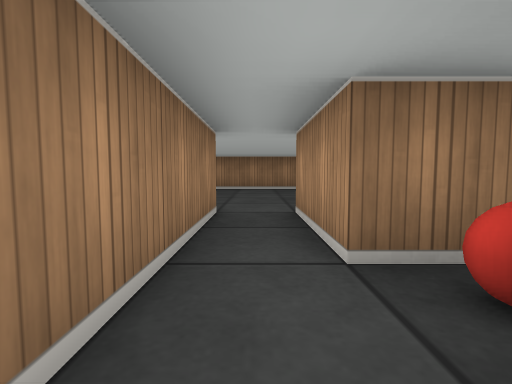
[1] (above)

22 first-person views from a walk through a cub3D maze. The camera is about half as high as the walls, tilts 4° down and sees 85° across. The floor is counted in squares. Each view is taken from the middle of a square. On the plan, view 1 faces up. The plan holds only what a view shows up to about 9 squares ahead; the rest is blank.

[2]
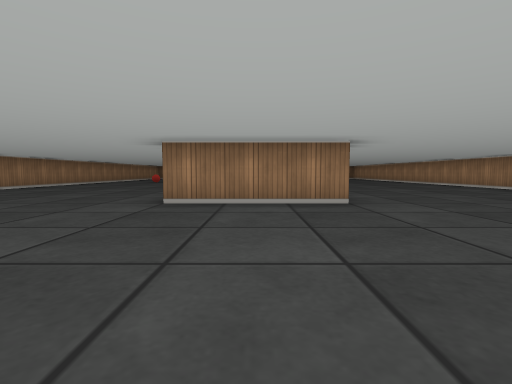

[3]
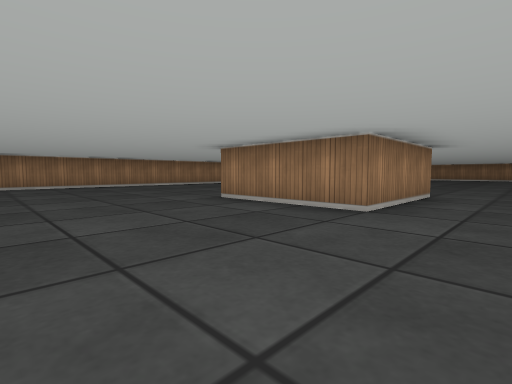

[4]
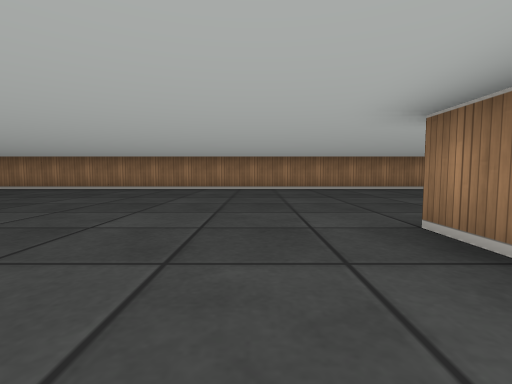

[5]
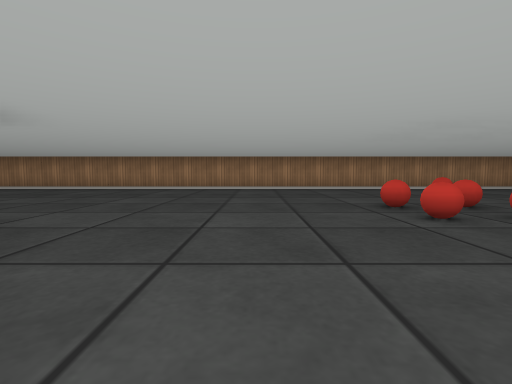

[6]
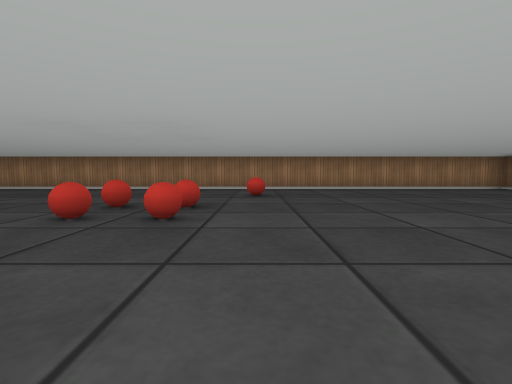

[7]
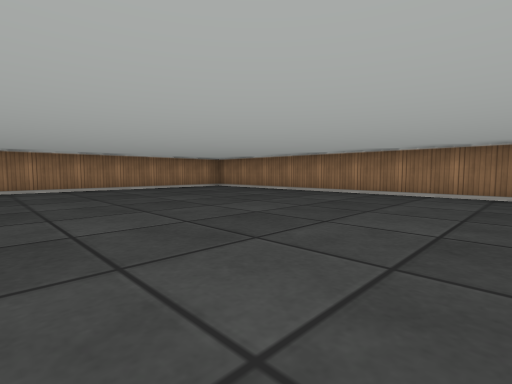

[8]
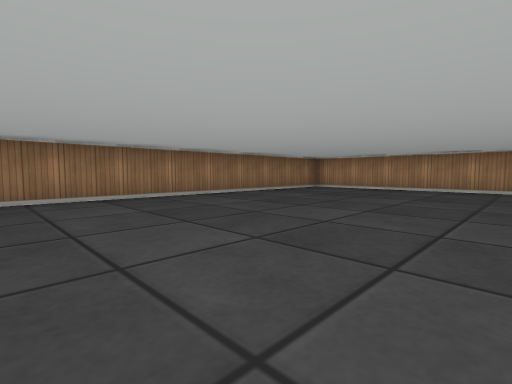

[9]
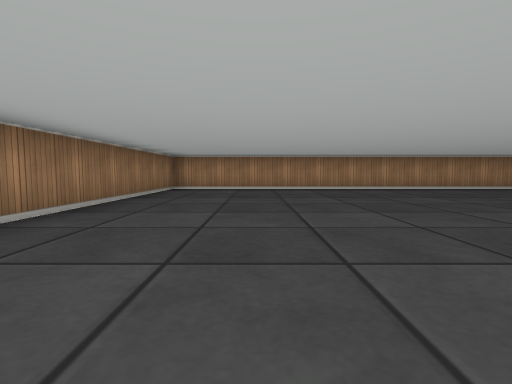

[10]
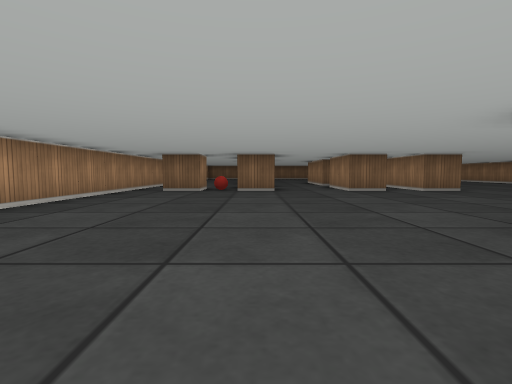

[11]
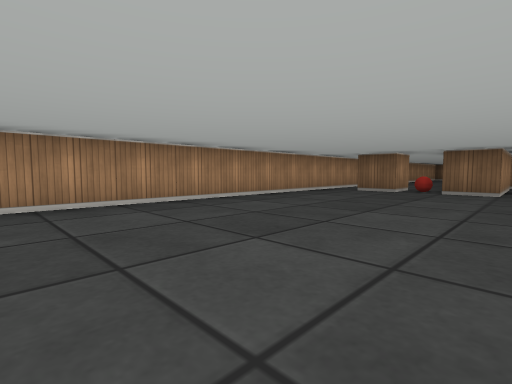

[12]
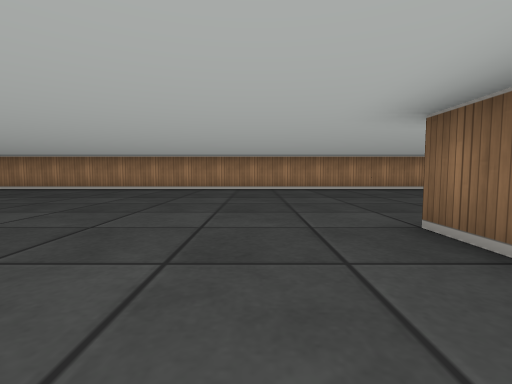

[13]
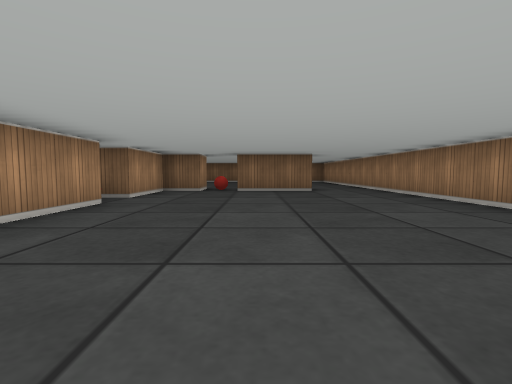

[14]
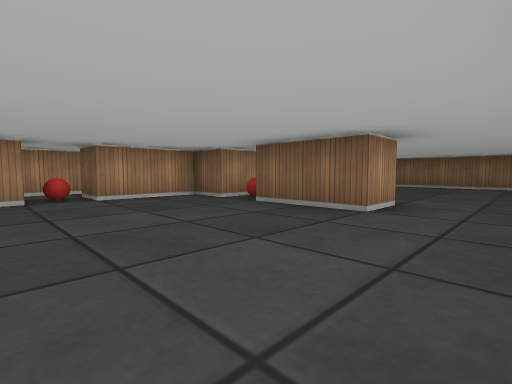

[15]
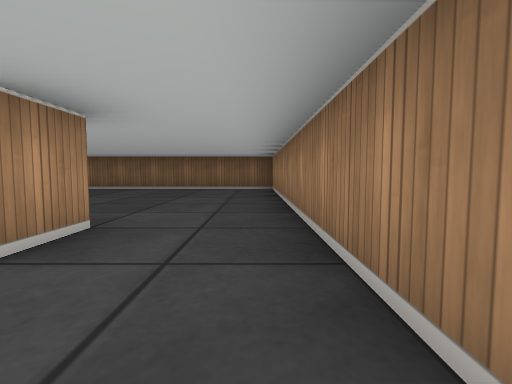

[16]
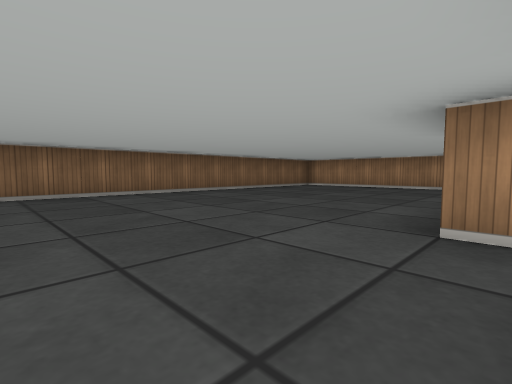

[17]
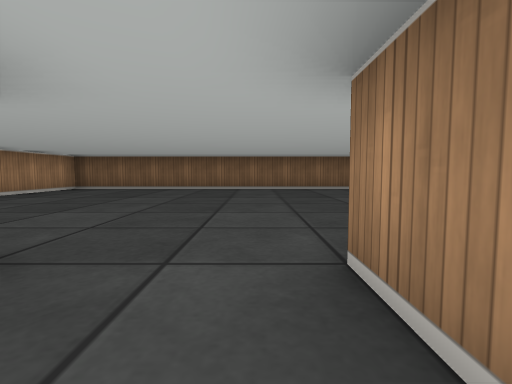

[18]
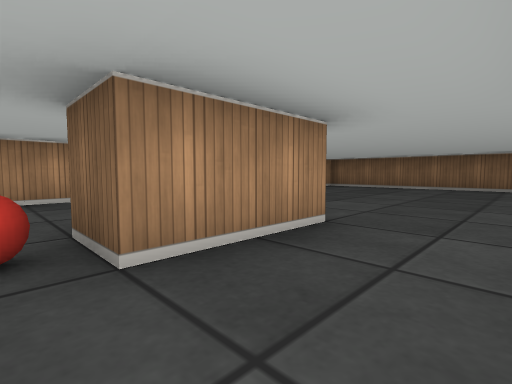

[19]
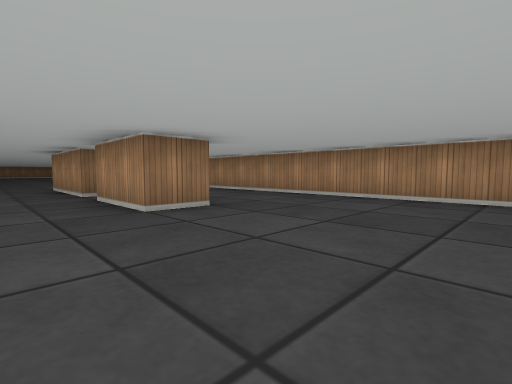

[20]
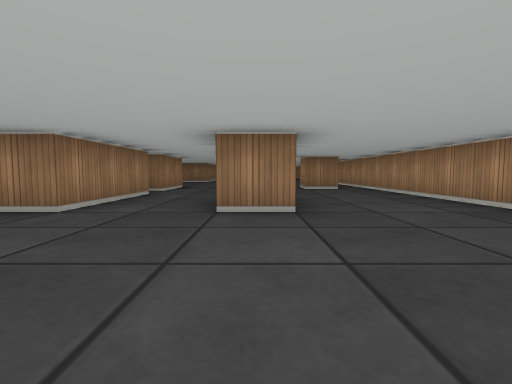

[21]
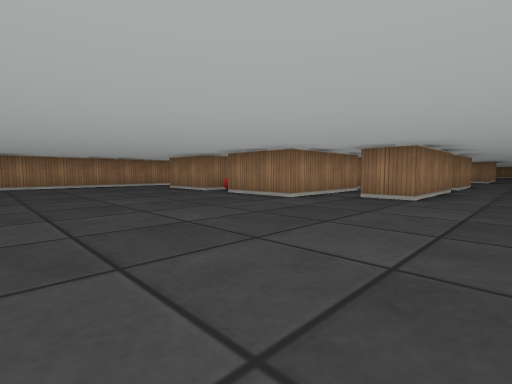

[22]
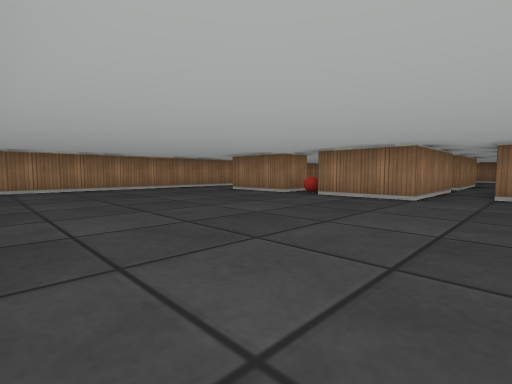

### Floor plan
Points are (right, up) in squares from view 1. A wall is a line through its corners. A room is listed if a view was taken in it or the views show most of it. See-through windows are left out.
Room 1 (view 1)
walls: (-0.5, 1.5) (-0.5, 0.5); (0.5, -0.8) (0.5, 0.4)
ways out: opening at (0, -1.5) to room 2; opening at (0, 2.5) to room 2
Room 2 (views 2, 3, 4, 5, 6, 7, 8, 9, 10, 11, 12, 13, 14, 15, 16, 19, 20, 21, 22)
walls: (0.5, 11.5) (1.5, 11.5) (1.5, 8.5) (-1.5, 8.5); (-1.6, 3.5) (-0.5, 3.5) (-0.5, 1.5); (3.5, 3.5) (4.5, 3.5); (0.5, 1.5) (0.5, 3.5) (1.5, 3.5); (-0.5, 0.5) (-1, 0.5); (-1.5, 0.5) (-1.5, 2.4); (-0.5, -0.5) (-0.5, -3.5) (-2.5, -3.5) (-2.5, -2.5) (-1.5, -2.5) (-1.5, -0.5) (-0.5, -0.5); (6.6, 2.5) (5.5, 2.5) (5.5, 3.5) (6.5, 3.5); (1.5, -2.5) (0.5, -2.5); (-3.5, -2.5) (-3.5, -3.5) (-5.5, -3.5) (-5.5, -2.5) (-3.5, -2.5); (4.6, -2.5) (3.5, -2.5); (-7.5, 25.6) (-7.5, -9.5) (7.5, -9.5) (7.5, 25.5) (-5.4, 25.5)
ways out: opening at (0, -1.5) to room 1; opening at (0, 2.5) to room 1; opening at (2.5, -1.5) to room 3; opening at (2.5, 2.5) to room 3
objects: ball (-5, 18); ball (-3, -3); ball (-3, 16); ball (-3, 17); ball (-2, 16); ball (-2, 17); ball (-1, 0); ball (5, 3)
Room 3 (views 17, 18)
walls: (1.5, 0.5) (1.5, -2.5); (3.5, 0.5) (3.5, 3.5); (1.5, 3.5) (1.5, 1.5) (0.5, 1.5); (3.5, -2.5) (3.5, -0.5) (4.5, -0.5)
ways out: opening at (2.5, -1.5) to room 2; opening at (2.5, 2.5) to room 2
objects: ball (1, 1); ball (4, 0)

Positions as (right, up) in squares from view 1, and headings:
1: (0, 0), facing up
2: (0, 4), facing up
3: (3, 5), facing up-left
4: (1, 7), facing left
5: (1, 14), facing left
6: (1, 18), facing left
7: (1, 19), facing up-left
8: (-1, 20), facing up-right
9: (-1, 23), facing right
10: (4, 11), facing down
11: (3, 11), facing down-right
12: (-1, 13), facing right
13: (-4, 5), facing down
14: (-7, 1), facing down-right
15: (-7, -1), facing down
16: (2, -3), facing down-left
17: (2, -1), facing down
18: (2, 0), facing down-right
19: (2, -6), facing up-right
20: (4, -6), facing up
21: (3, -8), facing up-left
22: (1, -9), facing up-left
